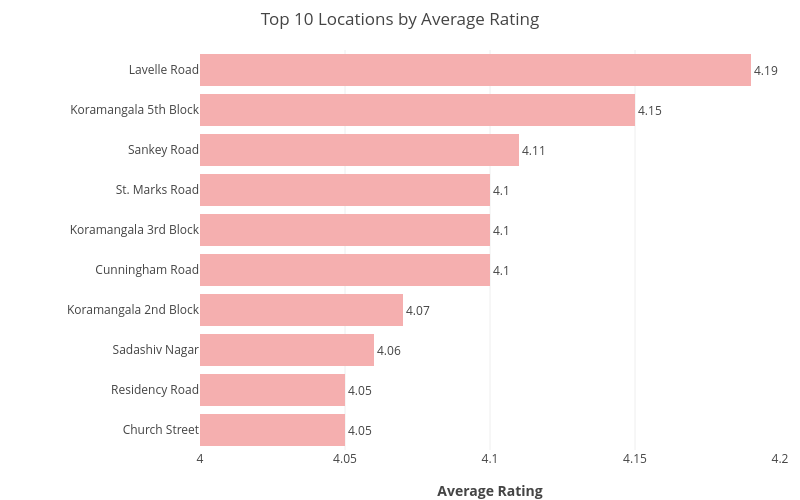

Notebook cell for this chart:
### Code cell
import plotly.express as px

fig = px.bar(
    q1,
    x="Avg_rating",
    y="location",
    orientation="h",
    text="Avg_rating",
    title="Top 10 Locations by Average Rating",
    color_discrete_sequence=["#F5AFAF"]
)

fig.update_traces(textposition="outside")

fig.update_layout(
    height=500,
    width=800,
    margin=dict(l=200, r=20, t=50, b=50),
    xaxis=dict(range=[4.0, 4.2]),
    yaxis=dict(autorange="reversed"),
    yaxis_title="",
    xaxis_title="<b>Average Rating</b>"
)

fig.show()

### Figure 1 — Plotly figure (JSON) as saved in the notebook; plotly's stock layout.template omitted (floating-point values rounded to 4 significant figures)
{"data": [{"hovertemplate": "Avg_rating=%{text}<br>location=%{y}<extra></extra>", "legendgroup": "", "marker": {"color": "#F5AFAF", "pattern": {"shape": ""}}, "name": "", "orientation": "h", "showlegend": false, "text": [4.19, 4.15, 4.11, 4.1, 4.1, 4.1, 4.07, 4.06, 4.05, 4.05], "textposition": "outside", "type": "bar", "x": [4.19, 4.15, 4.11, 4.1, 4.1, 4.1, 4.07, 4.06, 4.05, 4.05], "xaxis": "x", "y": ["Lavelle Road", "Koramangala 5th Block", "Sankey Road", "St. Marks Road", "Koramangala 3rd Block", "Cunningham Road", "Koramangala 2nd Block", "Sadashiv Nagar", "Residency Road", "Church Street"], "yaxis": "y"}], "layout": {"barmode": "relative", "height": 500, "legend": {"tracegroupgap": 0}, "margin": {"b": 50, "l": 200, "r": 20, "t": 50}, "title": {"text": "Top 10 Locations by Average Rating"}, "width": 800, "xaxis": {"anchor": "y", "domain": [0, 1], "range": [4, 4.2], "title": {"text": "<b>Average Rating</b>"}}, "yaxis": {"anchor": "x", "autorange": "reversed", "domain": [0, 1], "title": {"text": ""}}}}
